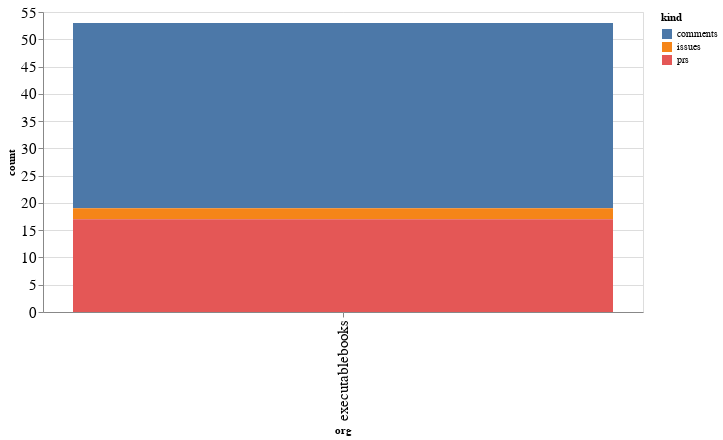

Notebook source saved alongside this figure:
### Code cell
alt.Chart(org_summaries, width=600).mark_bar().encode(
    x='org',
    y='count',
    color='kind',
    tooltip="org"
)

### Figure 1 — Vega-Lite specification as saved in the notebook (floating-point values rounded to 4 significant figures)
{"config": {"axisLeft": {"labelFontSize": 15}, "axisBottom": {"labelFontSize": 15}}, "data": {"name": "data-1f1d67dbcae3ec349bd6fc3b6ea5ed3a"}, "mark": "bar", "encoding": {"color": {"type": "nominal", "field": "kind"}, "tooltip": {"type": "nominal", "field": "org"}, "x": {"type": "nominal", "field": "org"}, "y": {"type": "quantitative", "field": "count"}}, "width": 600, "$schema": "https://vega.github.io/schema/vega-lite/v4.8.1.json", "datasets": {"data-1f1d67dbcae3ec349bd6fc3b6ea5ed3a": [{"org": "executablebooks", "kind": "comments", "count": 34}, {"org": "executablebooks", "kind": "issues", "count": 2}, {"org": "executablebooks", "kind": "prs", "count": 17}]}}
